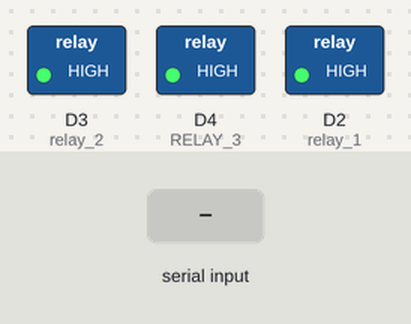
The sketch below on a simulated ESP8266 (NodeMCU). On the bench: switched loads named in the sketch (green lamp = pin HIGH). The test bench sets the inputs (shaded band). WiFi joins after 1.5 s; servers stay silent unless stated; no MQTT or app messages arrive unless stated; what the sketch prints to the serial monitor is not drawn.

Above: at 3.2 s.
3.3 s: "r" received over the second serial link
At 3.6 s:
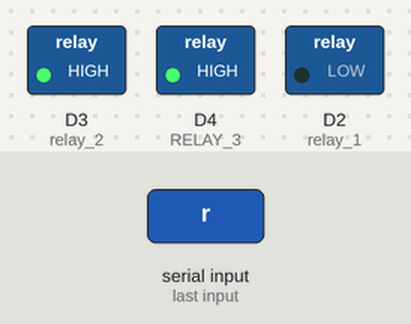
4.8 s: "y" received over the second serial link
At 6.0 s:
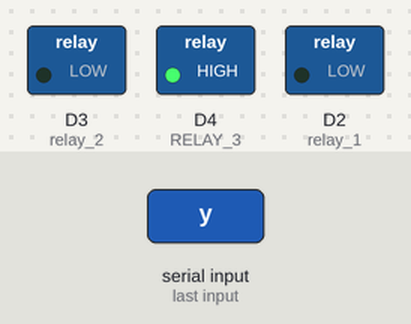
6.3 s: "R" received over the second serial link
At 7.1 s:
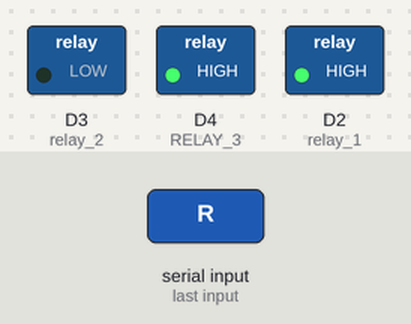
7.8 s: "b" received over the second serial link
At 8.4 s:
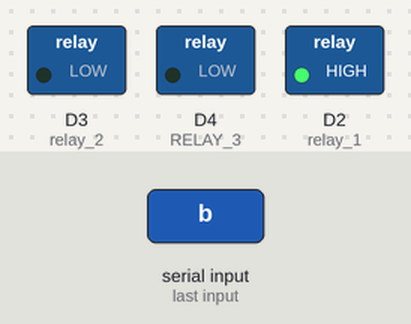
9.3 s: "Y" received over the second serial link
At 10.5 s:
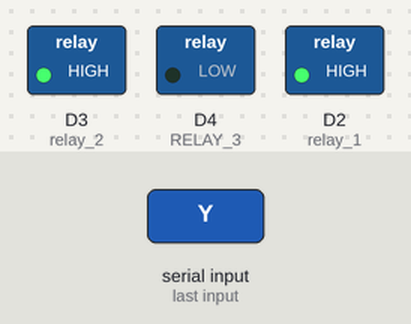
10.8 s: "B" received over the second serial link
At 11.9 s:
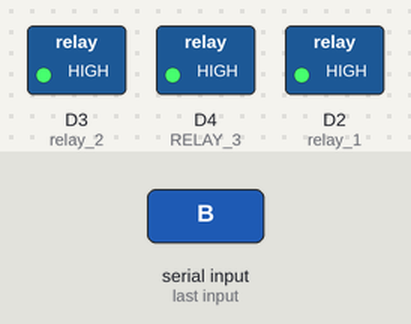
Timing chart, 0 to 13.3 s (numbered marks = the images above; inputs shaded):
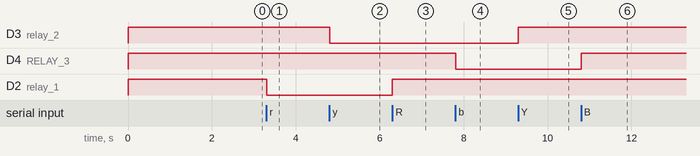

The sketch:

bluecode.ino
```cpp
#include <SoftwareSerial.h>
#include <ESP8266WiFi.h>
#include <MQTTClient.h>
SoftwareSerial mySerial(D5, D6); // RX, TX
const char ssid[] = "ssid";
const char pass[] = "pass";
WiFiClient net;
MQTTClient client;
unsigned long lastMillis = 0;
void connect();  // <- predefine connect() for setup()

void setup() {
  // put your setup code here, to run once:
 Serial.begin(9600);
 WiFi.begin(ssid, pass);
 pinMode(D2,OUTPUT);// relay 1
 pinMode(D3,OUTPUT);// relay 2
 pinMode(D4,OUTPUT);//RELAY 3
 client.begin("broker.shiftr.io", net);

digitalWrite(D2,HIGH);
digitalWrite(D3,HIGH);
digitalWrite(D4,HIGH);
  connect();
}
void connect() {
  Serial.print("checking wifi...");
  while (WiFi.status() != WL_CONNECTED) {
    Serial.print(".");
    delay(1000);
  }
Serial.print("\nconnecting...");
  while (!client.connect("arduino", "try", "try")) {
    Serial.print(".");
    delay(1000);
    if (Serial.available() > 0) {
   char x=mySerial.read();

  if (x=='R'){
    digitalWrite(D2,HIGH);
  }
   if (x=='r'){
    digitalWrite(D2,LOW);

  }
    if (x=='Y'){
    digitalWrite(D3,HIGH);
  }
   if (x=='y'){
    digitalWrite(D3,LOW);

  }
    if (x=='B'){
    digitalWrite(D4,HIGH);
  }
   if (x=='b'){
    digitalWrite(D4,LOW);
  }

}
  }
}
    /*if ( Serial available()> 0){
    char recibir = Serial.read();
  }
  Serial.println("\nconnected!");
 client.subscribe("/hello");
  // client.unsubscribe("/hello");
}*/
void loop() {
  char x=mySerial.read();
  if (x=='R'){
    digitalWrite(D2,HIGH);
  }
   if (x=='r'){
    digitalWrite(D2,LOW);

  }
    if (x=='Y'){
    digitalWrite(D3,HIGH);
  }
   if (x=='y'){
    digitalWrite(D3,LOW);

  }
    if (x=='B'){
    digitalWrite(D4,HIGH);
  }
   if (x=='b'){
    digitalWrite(D4,LOW);
  }
  client.loop();
  delay(10);  // <- fixes some issues with WiFi stability
  if (!client.connected()) {
    connect();
  }
}
void messageReceived(String topic, String payload, char * bytes, unsigned int length) {
  Serial.println("incoming: " + topic + " - " + payload);
 if (payload.startsWith("A", 0)) {
  digitalWrite(D2,LOW);
  delay(500);
  }
 if (payload.startsWith("B", 0)) {
  digitalWrite(D3,HIGH);
  delay(500);
  }
  if (payload.startsWith("C", 0)) {
  digitalWrite(D4,HIGH);
  delay(500);
  }
}
```

Measured:
- after the input at 3.3 s, D2 (relay_1): HIGH → LOW at once
- after the input at 4.8 s, D3 (relay_2): HIGH → LOW at once
- after the input at 6.3 s, D2 (relay_1): LOW → HIGH at once
- after the input at 7.8 s, D4 (RELAY_3): HIGH → LOW at once
- after the input at 9.3 s, D3 (relay_2): LOW → HIGH at once
- after the input at 10.8 s, D4 (RELAY_3): LOW → HIGH at once
